Frame 1 (no input): blank canvas, image omitted
Frame 60 (no input): blank canvas, image omitted
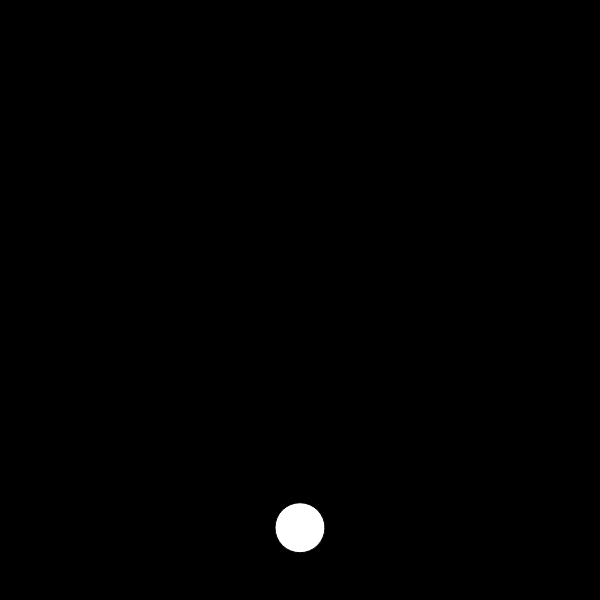
Frame 120 (the mouse pressed at the canvas centre since frame 60)

The p5.js sketch whose frames 1 and 60 were blank and that drew this single picture after the mouse press (run headless with seeded random() and noise() and a simulated clock; from frame 60 on, the mouse is pressed at the canvas centre):

// p5.js sketch
// ── sketch.js
let balls = [];

function setup() {
  createCanvas(600, 600);
  
}

function draw() {
  background(0);
  
  balls.forEach(ball=> {
    ball.render();
  });
}

function mousePressed() {
  balls.push(new Ball({x:mouseX,y:mouseY}));
}





class Ball {
  constructor(pos) {
    this.diameter = 50;
    this.v_speed = 0;
    this.gravity = 0.2;
    this.endy = height - this.diameter / 2;
    this.pos = {
      x:pos.x,
      y:pos.y
    }

    this.h;
    this.w;
    this.bounce;
  }


  update() {
    this.v_speed += this.gravity;
    this.pos.y += this.v_speed;

    this.bounce = this.endy + Math.min(Math.abs(this.v_speed), this.diameter / 18);


    if (this.pos.y >= this.bounce) {
      this.pos.y = this.bounce;
      this.v_speed *= -0.75;
    }

    return this;
  }

  display() {
    this.h = Math.min(this.diameter, (height - this.pos.y) * 1.975)
    this.w = 2 * this.diameter - this.h;
    ellipse(this.pos.x, this.pos.y, this.w, this.h);
    fill(255);

    return this;
  }

  render() {
    return this.update().display();
  }
}
